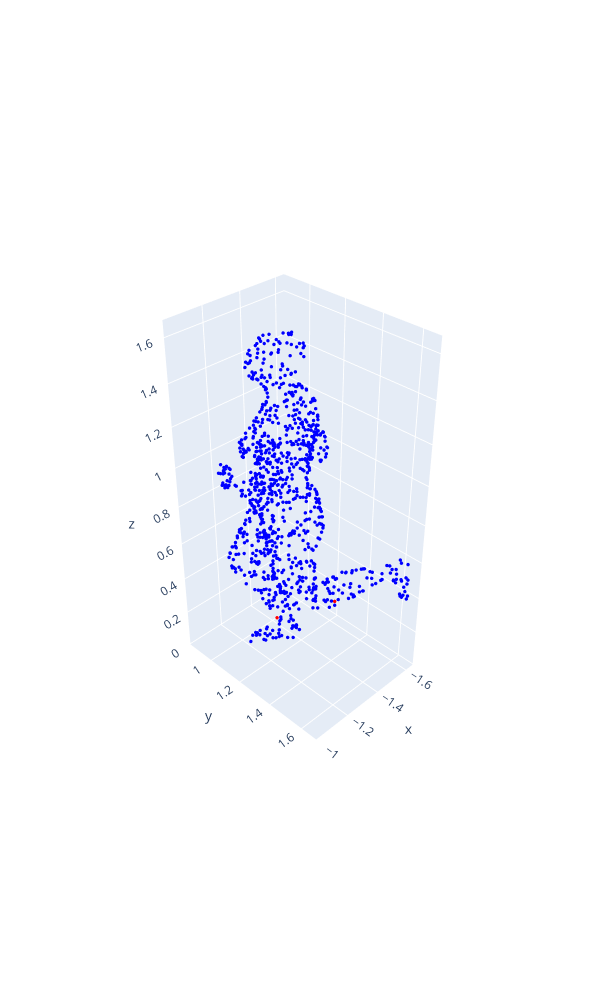

Notebook source saved alongside this figure:
### Code cell
with_l_anchor = np.append(points1, points1[lai].reshape(-1, 3), axis = 0)
with_r_anchor = np.append(with_l_anchor, points1[rai].reshape(-1, 3), axis = 0)
utils.plot_arr(with_r_anchor, color = ["blue"] * 1000 + ["red"] * 2)

### Figure 1 — Plotly figure (JSON) as saved in the notebook; plotly's stock layout.template omitted (floating-point values rounded to 4 significant figures; data arrays with more than 128 entries replaced by an {"elided": "..."} marker saying what was removed)
{"data": [{"marker": {"color": {"elided": "1002 str values"}, "colorscale": [[0, "#0508b8"], [0.08333, "#1910d8"], [0.1667, "#3c19f0"], [0.25, "#6b1cfb"], [0.3333, "#981cfd"], [0.4167, "#bf1cfd"], [0.5, "#dd2bfd"], [0.5833, "#f246fe"], [0.6667, "#fc67fd"], [0.75, "#fe88fc"], [0.8333, "#fea5fd"], [0.9167, "#febefe"], [1, "#fec3fe"]], "showscale": false, "size": 2}, "mode": "markers", "type": "scatter3d", "x": {"elided": "1002 float values"}, "y": {"elided": "1002 float values"}, "z": {"elided": "1002 float values"}}], "layout": {"height": 1000, "scene": {"aspectmode": "data", "camera": {"eye": {"x": 2.5, "y": 2.5, "z": 2.5}}}, "width": 600}}
